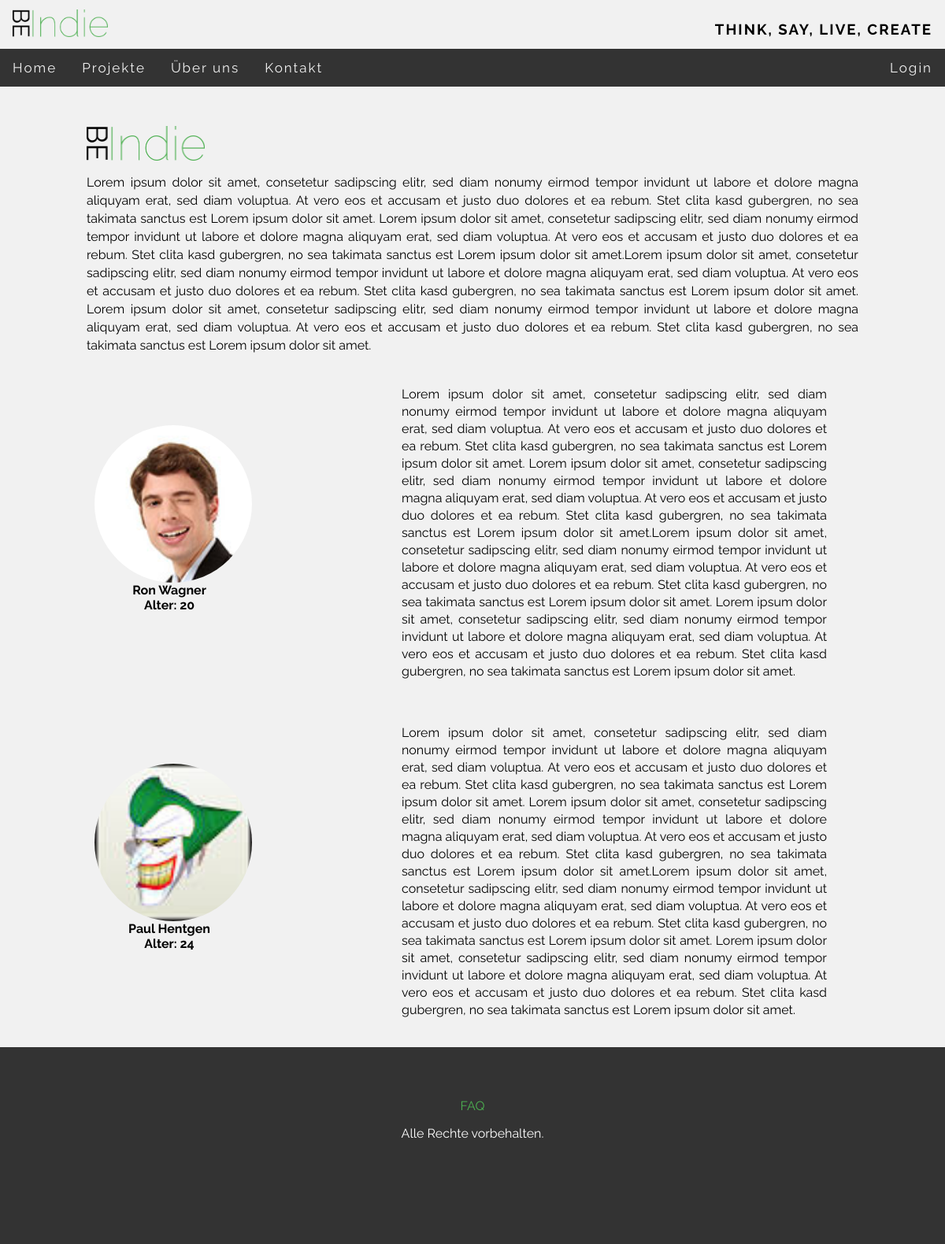
The page /BeIndie/index.php?page=about on the database its author committed.
### tables this page shows
CREATE TABLE `employee` (
  `e_ID` int(11) NOT NULL,
  `e_firstname` varchar(30) NOT NULL,
  `e_lastname` varchar(30) NOT NULL,
  `e_birthdate` varchar(20) NOT NULL,
  `e_image` varchar(50) DEFAULT NULL
);

### BeIndie/includes/pages/about/about.php (the view, shortened to what this page needs)
<div id="wrap_about">
        <div id="beindie">
            <img src="images/logo.png" alt="logo" width="150"/>
            <br/>
            <p id="beindie_txt">
            </p>
        </div>
        <?php
        include ("includes/functions/swConnect.php");
        $current_day = date("d");
        $current_month = date("m");
        $current_year = date("Y");
        $query1 = "select * from employee";
        $result1 = mysqli_query($conn, $query1);
        while ($row = mysqli_fetch_array($result1)) {
            ?>
            <div class="about_e">
                <div class="e_img" style="background-image: url(<?=$row["e_image"]?>)"></div>
                <div class="e_info">
                        <p><b><?= $row["e_firstname"] . " " . $row["e_lastname"]; ?></b></p>
                        <p><b>Alter:
                        <?php
                        $date_parts = explode(".", $row["e_birthdate"]);
                        if ($current_month <= $date_parts[1]) {
                            echo ($current_year - $date_parts[2]) - 1;
                        } else if ($date_parts[1] == $current_month && $current_day >= $date_parts[0]) {
                            echo ($current_year - $date_parts[2]);
                        } else if ($current_month > $date_parts[1]) {
                            echo ($current_year - $date_parts[2]);
                        } ?>
                        </b></p>
                </div>
            </div>
            <div class="e_text">
                <p><?php include ("texts/e_texts/" . $row["e_ID"] . ".txt"); ?></p>
            </div>
            <?php
        }
        ?>
</div>

### BeIndie/css/style.css (style rules this page uses)
* { margin: 0; }
body { background-color: #f1f1f1; }
body,h2,h3,h4,h5,h6,h7 { font-family: 'Raleway', sans-serif; }

### BeIndie/includes/pages/about/css/about.css (style rules this page uses)
#wrap_about { margin: 0 auto; width: 980px; padding: 30px 0; }
.about_e { width: 380px; margin: 20px 10px 50px 10px; float: left; height: 330px; }
.e_info { width: 190px; text-align: center; }
.e_img { margin-top: 50px; background-size: 100%; border-radius: 50%; width: 200px; height: 200px; float: left; }
.e_text { text-align: justify; height: 330px; width: 540px; float: left; margin: 20px 0 80px 0; float: left; line-height: 22px; }
#beindie { margin: 20px 0; line-height: 23px; text-align: justify; }
#beindie_txt { margin: 10px 0; }

### rows shown on the page
employee: e_image (picture), e_firstname "Ron", e_lastname "Wagner", ($current_year-$date_parts[2])-1 "20", value "Lorem ipsum dolor sit amet, consetetur sadipscing elitr, sed diam nonumy eirmod tempor invidunt ut labore et dolore magna aliquyam erat, sed diam voluptua. At vero eos et accusam et justo duo dolores et ea rebum. Stet clita kasd gubergren, no sea takimata sanctus est Lorem ipsum dolor sit amet. Lorem ipsum dolor sit amet, consetetur sadipscing elitr, sed diam nonumy eirmod tempor invidunt ut labore et dolore magna aliquyam erat, sed diam voluptua. At vero eos et accusam et justo duo dolores et ea rebum. Stet clita kasd gubergren, no sea takimata sanctus est Lorem ipsum dolor sit amet.Lorem ipsum dolor sit amet, consetetur sadipscing elitr, sed diam nonumy eirmod tempor invidunt ut labore et…"
employee: e_image (picture), e_firstname "Paul", e_lastname "Hentgen", ($current_year-$date_parts[2])-1 "24", value "Lorem ipsum dolor sit amet, consetetur sadipscing elitr, sed diam nonumy eirmod tempor invidunt ut labore et dolore magna aliquyam erat, sed diam voluptua. At vero eos et accusam et justo duo dolores et ea rebum. Stet clita kasd gubergren, no sea takimata sanctus est Lorem ipsum dolor sit amet. Lorem ipsum dolor sit amet, consetetur sadipscing elitr, sed diam nonumy eirmod tempor invidunt ut labore et dolore magna aliquyam erat, sed diam voluptua. At vero eos et accusam et justo duo dolores et ea rebum. Stet clita kasd gubergren, no sea takimata sanctus est Lorem ipsum dolor sit amet.Lorem ipsum dolor sit amet, consetetur sadipscing elitr, sed diam nonumy eirmod tempor invidunt ut labore et…"
